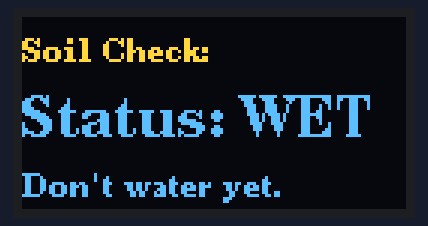
The sketch below on a simulated Arduino Uno, built with avr-gcc and run on an emulated ATmega328P. Parts: 128×64 one-colour display. The OLED is the two-colour kind (top 16 rows yellow).

Above: at 0.4 s.

The sketch:

plantwatermoisture.ino
```cpp
#include <Arduino.h>
#include <U8g2lib.h>
#include <Wire.h>

U8G2_SH1106_128X64_NONAME_F_HW_I2C u8g2(U8G2_R0, /* reset=*/ U8X8_PIN_NONE);

const int powerPin = 7;
const int signalPin = A0;

// 12 hours in milliseconds = 12 * 60 * 60 * 1000
const long interval = 43200000;

void setup() {
  u8g2.begin();
  pinMode(powerPin, OUTPUT);
  digitalWrite(powerPin, LOW);

  // Take the first reading immediately on startup
  takeMeasurement();
}

void loop() {
  delay(interval);
  takeMeasurement();
}

void takeMeasurement() {
  // 1. Power up and read
  digitalWrite(powerPin, HIGH);
  delay(200); // Longer delay for soil stabilization
  int rawValue = analogRead(signalPin);
  digitalWrite(powerPin, LOW);

  // 2. Update Display
  u8g2.clearBuffer();
  u8g2.setFont(u8g2_font_ncenB08_tr);
  u8g2.drawStr(0, 15, "Soil Check:");

  u8g2.setCursor(0, 40);
  u8g2.setFont(u8g2_font_ncenB14_tr);

  // Calibration thresholds (You may need to tweak these!)
  if (rawValue < 100) {
    u8g2.print("Status: DRY");
    u8g2.setFont(u8g2_font_ncenB08_tr);
    u8g2.drawStr(0, 60, ">> WATER NOW! <<");
  } else if (rawValue < 500) {
    u8g2.print("Status: OK");
    u8g2.setFont(u8g2_font_ncenB08_tr);
    u8g2.drawStr(0, 60, "Soil is moist.");
  } else {
    u8g2.print("Status: WET");
    u8g2.setFont(u8g2_font_ncenB08_tr);
    u8g2.drawStr(0, 60, "Don't water yet.");
  }

  u8g2.sendBuffer();
}
```
